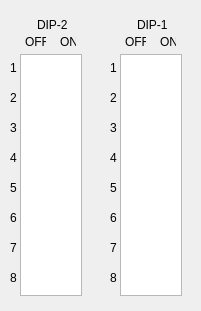
<?xml version="1.0" encoding="UTF-8"?>
<ui version="4.0">
 <class>Aide</class>
 <widget class="QDialog" name="Aide">
  <property name="geometry">
   <rect>
    <x>0</x>
    <y>0</y>
    <width>201</width>
    <height>311</height>
   </rect>
  </property>
  <property name="minimumSize">
   <size>
    <width>201</width>
    <height>311</height>
   </size>
  </property>
  <property name="maximumSize">
   <size>
    <width>201</width>
    <height>311</height>
   </size>
  </property>
  <property name="windowTitle">
   <string>Aide</string>
  </property>
  <widget class="QTableWidget" name="tableWidgetDIP2">
   <property name="geometry">
    <rect>
     <x>20</x>
     <y>54</y>
     <width>62</width>
     <height>242</height>
    </rect>
   </property>
   <property name="styleSheet">
    <string notr="true"/>
   </property>
  </widget>
  <widget class="QTableWidget" name="tableWidgetDIP1">
   <property name="geometry">
    <rect>
     <x>120</x>
     <y>54</y>
     <width>62</width>
     <height>242</height>
    </rect>
   </property>
  </widget>
  <widget class="QLabel" name="labelDIP2">
   <property name="geometry">
    <rect>
     <x>37</x>
     <y>14</y>
     <width>31</width>
     <height>21</height>
    </rect>
   </property>
   <property name="text">
    <string>DIP-2</string>
   </property>
  </widget>
  <widget class="QLabel" name="labelDIP1">
   <property name="geometry">
    <rect>
     <x>137</x>
     <y>14</y>
     <width>31</width>
     <height>21</height>
    </rect>
   </property>
   <property name="text">
    <string>DIP-1</string>
   </property>
  </widget>
  <widget class="QLabel" name="label">
   <property name="geometry">
    <rect>
     <x>25</x>
     <y>34</y>
     <width>21</width>
     <height>16</height>
    </rect>
   </property>
   <property name="text">
    <string>OFF</string>
   </property>
  </widget>
  <widget class="QLabel" name="label_2">
   <property name="geometry">
    <rect>
     <x>60</x>
     <y>34</y>
     <width>16</width>
     <height>16</height>
    </rect>
   </property>
   <property name="text">
    <string>ON</string>
   </property>
  </widget>
  <widget class="QLabel" name="label_3">
   <property name="geometry">
    <rect>
     <x>125</x>
     <y>34</y>
     <width>21</width>
     <height>16</height>
    </rect>
   </property>
   <property name="text">
    <string>OFF</string>
   </property>
  </widget>
  <widget class="QLabel" name="label_4">
   <property name="geometry">
    <rect>
     <x>160</x>
     <y>34</y>
     <width>16</width>
     <height>16</height>
    </rect>
   </property>
   <property name="text">
    <string>ON</string>
   </property>
  </widget>
  <widget class="QLabel" name="label_5">
   <property name="geometry">
    <rect>
     <x>10</x>
     <y>60</y>
     <width>16</width>
     <height>16</height>
    </rect>
   </property>
   <property name="text">
    <string>1</string>
   </property>
  </widget>
  <widget class="QLabel" name="label_6">
   <property name="geometry">
    <rect>
     <x>10</x>
     <y>120</y>
     <width>16</width>
     <height>16</height>
    </rect>
   </property>
   <property name="text">
    <string>3</string>
   </property>
  </widget>
  <widget class="QLabel" name="label_7">
   <property name="geometry">
    <rect>
     <x>10</x>
     <y>150</y>
     <width>16</width>
     <height>16</height>
    </rect>
   </property>
   <property name="text">
    <string>4</string>
   </property>
  </widget>
  <widget class="QLabel" name="label_8">
   <property name="geometry">
    <rect>
     <x>10</x>
     <y>180</y>
     <width>16</width>
     <height>16</height>
    </rect>
   </property>
   <property name="text">
    <string>5</string>
   </property>
  </widget>
  <widget class="QLabel" name="label_9">
   <property name="geometry">
    <rect>
     <x>10</x>
     <y>240</y>
     <width>16</width>
     <height>16</height>
    </rect>
   </property>
   <property name="text">
    <string>7</string>
   </property>
  </widget>
  <widget class="QLabel" name="label_10">
   <property name="geometry">
    <rect>
     <x>10</x>
     <y>90</y>
     <width>16</width>
     <height>16</height>
    </rect>
   </property>
   <property name="text">
    <string>2</string>
   </property>
  </widget>
  <widget class="QLabel" name="label_11">
   <property name="geometry">
    <rect>
     <x>10</x>
     <y>210</y>
     <width>16</width>
     <height>16</height>
    </rect>
   </property>
   <property name="text">
    <string>6</string>
   </property>
  </widget>
  <widget class="QLabel" name="label_13">
   <property name="geometry">
    <rect>
     <x>10</x>
     <y>270</y>
     <width>16</width>
     <height>16</height>
    </rect>
   </property>
   <property name="text">
    <string>8</string>
   </property>
  </widget>
  <widget class="QLabel" name="label_12">
   <property name="geometry">
    <rect>
     <x>110</x>
     <y>120</y>
     <width>16</width>
     <height>16</height>
    </rect>
   </property>
   <property name="text">
    <string>3</string>
   </property>
  </widget>
  <widget class="QLabel" name="label_14">
   <property name="geometry">
    <rect>
     <x>110</x>
     <y>60</y>
     <width>16</width>
     <height>16</height>
    </rect>
   </property>
   <property name="text">
    <string>1</string>
   </property>
  </widget>
  <widget class="QLabel" name="label_15">
   <property name="geometry">
    <rect>
     <x>110</x>
     <y>210</y>
     <width>16</width>
     <height>16</height>
    </rect>
   </property>
   <property name="text">
    <string>6</string>
   </property>
  </widget>
  <widget class="QLabel" name="label_16">
   <property name="geometry">
    <rect>
     <x>110</x>
     <y>270</y>
     <width>16</width>
     <height>16</height>
    </rect>
   </property>
   <property name="text">
    <string>8</string>
   </property>
  </widget>
  <widget class="QLabel" name="label_17">
   <property name="geometry">
    <rect>
     <x>110</x>
     <y>90</y>
     <width>16</width>
     <height>16</height>
    </rect>
   </property>
   <property name="text">
    <string>2</string>
   </property>
  </widget>
  <widget class="QLabel" name="label_18">
   <property name="geometry">
    <rect>
     <x>110</x>
     <y>240</y>
     <width>16</width>
     <height>16</height>
    </rect>
   </property>
   <property name="text">
    <string>7</string>
   </property>
  </widget>
  <widget class="QLabel" name="label_19">
   <property name="geometry">
    <rect>
     <x>110</x>
     <y>150</y>
     <width>16</width>
     <height>16</height>
    </rect>
   </property>
   <property name="text">
    <string>4</string>
   </property>
  </widget>
  <widget class="QLabel" name="label_20">
   <property name="geometry">
    <rect>
     <x>110</x>
     <y>180</y>
     <width>16</width>
     <height>16</height>
    </rect>
   </property>
   <property name="text">
    <string>5</string>
   </property>
  </widget>
 </widget>
 <resources/>
 <connections/>
</ui>
